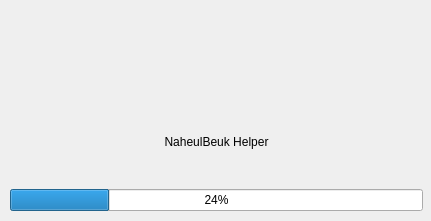
<?xml version="1.0" encoding="UTF-8"?>
<ui version="4.0">
 <class>FenChargement</class>
 <widget class="QDialog" name="FenChargement">
  <property name="windowModality">
   <enum>Qt::ApplicationModal</enum>
  </property>
  <property name="geometry">
   <rect>
    <x>0</x>
    <y>0</y>
    <width>431</width>
    <height>221</height>
   </rect>
  </property>
  <property name="windowTitle">
   <string>Chargement de NaheulBeuk Helper</string>
  </property>
  <property name="windowIcon">
   <iconset resource="../res/ressources.qrc">
    <normaloff>:/prog-data/img/icone.png</normaloff>:/prog-data/img/icone.png</iconset>
  </property>
  <property name="windowOpacity">
   <double>1.000000000000000</double>
  </property>
  <widget class="QWidget" name="verticalLayoutWidget">
   <property name="geometry">
    <rect>
     <x>10</x>
     <y>10</y>
     <width>413</width>
     <height>201</height>
    </rect>
   </property>
   <layout class="QVBoxLayout" name="verticalLayout">
    <item>
     <widget class="QLabel" name="image">
      <property name="enabled">
       <bool>true</bool>
      </property>
      <property name="text">
       <string/>
      </property>
      <property name="pixmap">
       <pixmap resource="../res/ressources.qrc">:/prog-data/img/fen-chargement.png</pixmap>
      </property>
     </widget>
    </item>
    <item>
     <widget class="QLabel" name="label">
      <property name="text">
       <string>NaheulBeuk Helper</string>
      </property>
      <property name="alignment">
       <set>Qt::AlignCenter</set>
      </property>
     </widget>
    </item>
    <item>
     <widget class="QProgressBar" name="progression">
      <property name="value">
       <number>24</number>
      </property>
     </widget>
    </item>
   </layout>
  </widget>
 </widget>
 <resources>
  <include location="../res/ressources.qrc"/>
 </resources>
 <connections/>
</ui>
